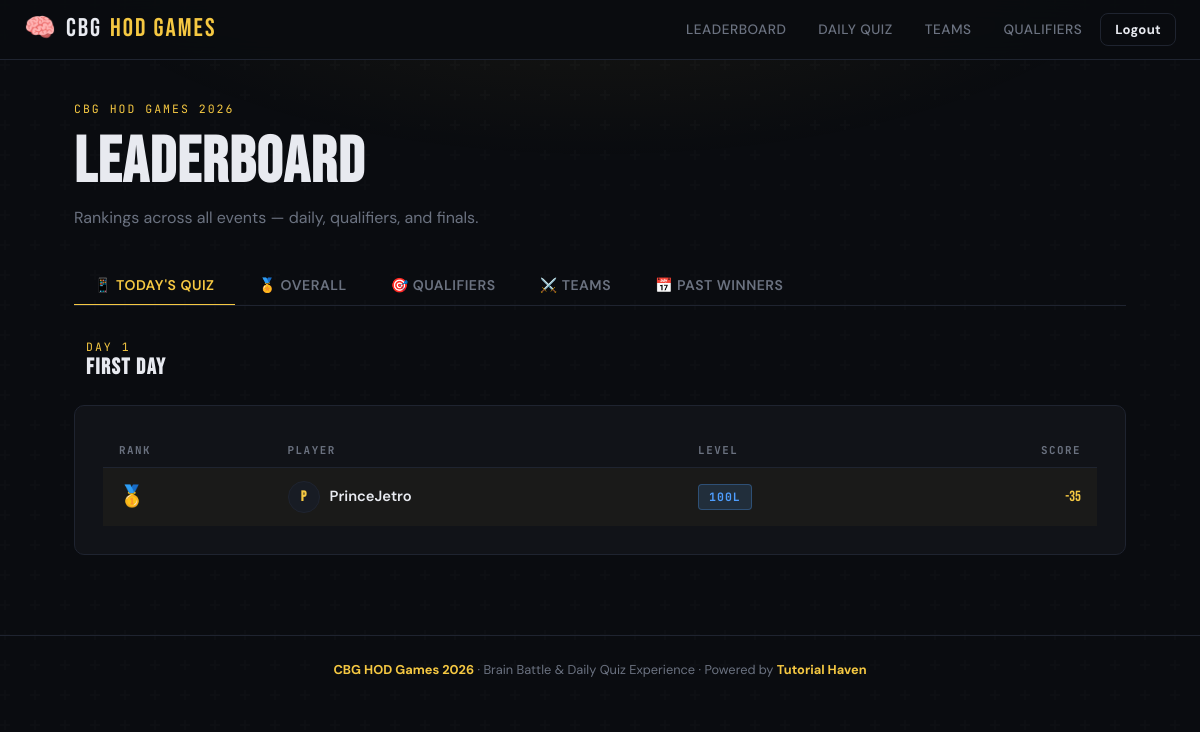
/leaderboard/ (signed in), run on the app's committed database.
### main/models.py (models this page shows, shortened)
class DailyEvent(models.Model):
    day_number = models.IntegerField(unique=True)
    title = models.CharField(max_length=100, help_text="E.g. 'Football Day'")
    emoji = models.CharField(max_length=5, blank=True, help_text="E.g. ⚽")
    event_date = models.DateField()
    quiz = models.OneToOneField(Quiz, on_delete=models.SET_NULL,
                                null=True, blank=True, related_name='daily_event')
    class Meta:
        ordering = ['day_number']

class Leaderboard(models.Model):
    participant = models.ForeignKey(Participant, on_delete=models.CASCADE,
                                    null=True, blank=True, related_name='leaderboard_entries')
    guest = models.ForeignKey(GuestPlayer, on_delete=models.CASCADE,
                              null=True, blank=True, related_name='leaderboard_entries')
    quiz = models.ForeignKey(Quiz, on_delete=models.CASCADE, related_name='leaderboard')
    score = models.IntegerField(default=0)
    speed_bonus = models.IntegerField(default=0)
    rank = models.IntegerField(default=0)
    date = models.DateField(default=timezone.now)
    class Meta:
        ordering = ['-score', '-speed_bonus']
    @property
    def total_score(self):
        return self.score + self.speed_bonus
    @property
    def player_name(self):
        if self.participant:
            return self.participant.user.get_full_name() or self.participant.user.username
        if self.guest:
            return self.guest.display_name
        return "Unknown"
    @property
    def player_level(self):
        if self.participant:
            return self.participant.level
        return "—"

class Participant(models.Model):
    user = models.OneToOneField('auth.User', on_delete=models.CASCADE)
    level = models.CharField(max_length=10, choices=[
        ('100', '100L'),
        ('200', '200L'),
        ('300', '300L'),
        ('400', '400L'),
    ])
    phone = models.CharField(max_length=15, blank=True)  # optional contact
    created_at = models.DateTimeField(auto_now_add=True)

### main/views.py (the view, shortened to what this page needs)
# urls.py: path('leaderboard/', views.leaderboard, name='leaderboard'),
def leaderboard(request):
    today = timezone.now().date()
    daily_event = DailyEvent.objects.filter(event_date=today).first()
    daily_scores = []
    if daily_event and daily_event.quiz:
        daily_scores = Leaderboard.objects.filter(
            quiz=daily_event.quiz
        ).order_by('-score', '-speed_bonus')[:20]
    overall_raw = Leaderboard.objects.filter(
        participant__isnull=False
    ).values('participant').annotate(
        total_score=Sum('score'),
        total_bonus=Sum('speed_bonus')
    ).order_by('-total_score', '-total_bonus')[:20]
    participants = {
        p.id: p for p in Participant.objects.select_related('user').all()
    }
    overall_scores = []
    for i, row in enumerate(overall_raw, start=1):
        p = participants.get(row['participant'])
        if p:
            overall_scores.append({
                'rank': i,
                'participant': p,
                'total_score': row['total_score'] + row['total_bonus'],
            })
    qualifier_leaderboards = {}
    for level in ['100', '200', '300', '400']:
        qualifier_leaderboards[f'{level}L'] = Leaderboard.objects.filter(
            quiz__quiz_type='qualifier',
            participant__level=level
        ).order_by('-score', '-speed_bonus')[:5]
    teams = Team.objects.order_by('-total_score')
    past_events = DailyEvent.objects.filter(event_date__lt=today).order_by('-event_date')[:7]
    past_winners = []
    return render(request, 'leaderboard.html', {
        'daily_scores': daily_scores,
        'daily_event': daily_event,
        'overall_scores': overall_scores,
        'qualifier_leaderboards': qualifier_leaderboards,
        'teams': teams,
        'past_winners': past_winners,
    })

### templates/leaderboard.html (shortened to what this page needs)
{% extends "base.html" %}
{% block content %}
<div class="lb-header fade-up">
  <div class="label">CBG HOD Games 2026</div>
  <h1>LEADERBOARD</h1>
  <p>Rankings across all events — daily, qualifiers, and finals.</p>
</div>
<div class="tab-nav fade-up-2">
  <button class="tab-btn active" onclick="switchTab('daily', this)">📱 Today's Quiz</button>
  <button class="tab-btn" onclick="switchTab('overall', this)">🏅 Overall</button>
  <button class="tab-btn" onclick="switchTab('qualifiers', this)">🎯 Qualifiers</button>
  <button class="tab-btn" onclick="switchTab('teams', this)">⚔️ Teams</button>
  <button class="tab-btn" onclick="switchTab('history', this)">📅 Past Winners</button>
</div>
<div class="tab-panel active" id="tab-daily">
  {% if daily_event %}
    <div style="display:flex;align-items:center;gap:12px;margin-bottom:24px;flex-wrap:wrap;">
      <div>
        <div class="label">Day {{ daily_event.day_number }}</div>
        <h3>{{ daily_event.title }}</h3>
      </div>
    </div>
  {% endif %}
  {% if daily_scores %}
    <div class="card">
      <table class="lb-table">
        <thead>
          <tr>
            <th>Rank</th>
            <th>Player</th>
            <th>Level</th>
            <th style="text-align:right">Score</th>
          </tr>
        </thead>
        <tbody>
          {% for entry in daily_scores %}
          <tr {% if forloop.counter <= 3 %}class="lb-row-top"{% endif %}>
            <td>
              <span class="lb-rank rank-{{ forloop.counter }}">
                {% if forloop.counter == 1 %}🥇
                {% elif forloop.counter == 2 %}🥈
                {% elif forloop.counter == 3 %}🥉
                {% else %}#{{ forloop.counter }}{% endif %}
              </span>
            </td>
            <td>
              <div class="lb-name">
                <div class="avatar">{{ entry.player_name|slice:":1"|upper }}</div>
                {{ entry.player_name }}
              </div>
            </td>
            <td>
              {% if entry.player_level != "—" %}
                <span class="badge badge-blue">{{ entry.player_level }}L</span>
              {% else %}
                <span class="muted">—</span>
              {% endif %}
            </td>
            <td class="lb-score">{{ entry.total_score }}</td>
          </tr>
          {% endfor %}
        </tbody>
      </table>
    </div>
  {% else %}
    <div class="empty-state card">
      <div class="icon">📱</div>
      <p>No scores yet for today's quiz.<br>Be the first to play!</p>
      <a href="{% url 'daily_quiz' %}" class="btn btn-primary" style="margin-top:20px;">Play Now →</a>
    </div>
  {% endif %}
</div>
{% endblock %}

### templates/base.html (style rules this page uses)
:root { --bg: #0a0c10; --surface: #111318; --surface2: #181c24; --border: #1f2430; --gold: #f5c842; --gold-dim: #c9a22a; --red: #e8423a; --green: #3ecf6a; --blue: #4e9eff; --text: #e8eaf0; --muted: #6b7280; --font-head: 'Bebas Neue', sans-serif; --font-body: 'DM Sans', sans-serif; --font-mono: 'JetBrains Mono', monospace; --radius: 10px; --shadow: 0 4px 32px rgba(0,0,0,0.5); }
*, *::before, *::after { box-sizing: border-box; margin: 0; padding: 0; }
html { scroll-behavior: smooth; }
body { background: var(--bg); color: var(--text); font-family: var(--font-body); font-size: 16px; line-height: 1.6; min-height: 100vh; overflow-x: hidden; }
body::before { content: ''; position: fixed; inset: 0; pointer-events: none; z-index: 0; }
h1, h2, h3 { font-family: var(--font-head); letter-spacing: 1.5px; line-height: 1.1; }
h1 { font-size: clamp(2.4rem, 6vw, 4rem); }
h3 { font-size: 1.4rem; }
.label { font-family: var(--font-mono); font-size: 0.72rem; text-transform: uppercase; letter-spacing: 2px; color: var(--gold); }
.card { background: var(--surface); border: 1px solid var(--border); border-radius: var(--radius); padding: 28px; }
.badge { display: inline-block; padding: 3px 10px; border-radius: 4px; font-size: 0.72rem; font-weight: 700; font-family: var(--font-mono); letter-spacing: 1px; text-transform: uppercase; }
.badge-blue { background: rgba(78,158,255,0.15); color: var(--blue); border: 1px solid rgba(78,158,255,0.3); }
.rank-1 { color: var(--gold); }
.fade-up { animation: fadeUp 0.5s ease both; }
.fade-up-2 { animation: fadeUp 0.5s 0.1s ease both; }

### templates/leaderboard.html (style rules this page uses)
.lb-header { margin-bottom: 36px; }
.lb-header .label { margin-bottom: 10px; }
.lb-header h1 { margin-bottom: 6px; }
.lb-header p { color: var(--muted); }
.tab-nav { display: flex; gap: 4px; border-bottom: 1.5px solid var(--border); margin-bottom: 32px; overflow-x: auto; scrollbar-width: none; }
.tab-btn { padding: 10px 20px; background: none; border: none; color: var(--muted); font-family: var(--font-body); font-size: 0.88rem; font-weight: 600; cursor: pointer; border-bottom: 2.5px solid transparent; margin-bottom: -1.5px; white-space: nowrap; transition: all 0.2s; text-transform: uppercase; letter-spacing: 0.5px; }
.tab-btn.active { color: var(--gold); border-bottom-color: var(--gold); }
.tab-panel { display: none; }
.tab-panel.active { display: block; animation: fadeUp 0.3s ease; }
.lb-table { width: 100%; border-collapse: collapse; }
.lb-table th { font-family: var(--font-mono); font-size: 0.68rem; letter-spacing: 1.5px; text-transform: uppercase; color: var(--muted); text-align: left; padding: 8px 16px; border-bottom: 1px solid var(--border); }
.lb-table td { padding: 12px 16px; border-bottom: 1px solid rgba(31,36,48,0.6); font-size: 0.92rem; vertical-align: middle; }
.lb-table tr:last-child td { border-bottom: none; }
.lb-row-top td { background: rgba(245,200,66,0.04); }
.lb-name { font-weight: 600; display: flex; align-items: center; gap: 10px; }
.lb-name .avatar { width: 32px; height: 32px; border-radius: 50%; background: var(--surface2); border: 1.5px solid var(--border); display: flex; align-items: center; justify-content: center; font-family: var(--font-head); font-size: 0.9rem; color: var(--gold); flex-shrink: 0; }
.lb-score { font-family: var(--font-head); font-size: 1.4rem; color: var(--gold); text-align: right; }
.lb-rank { font-family: var(--font-head); font-size: 1.3rem; }

### data on the page
DailyEvent: day_number "1", title "first day"
Leaderboard: player_name "P", player_name "PrinceJetro", player_level "100", total_score "-35"
